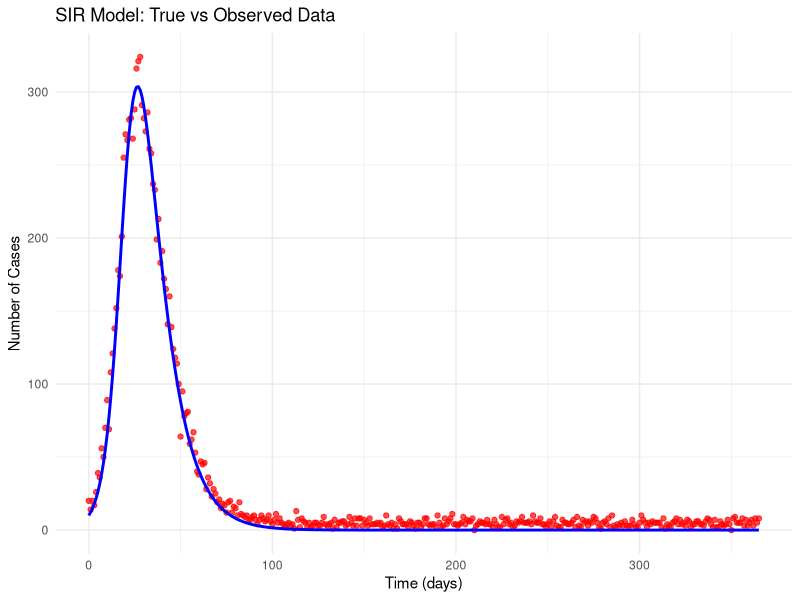
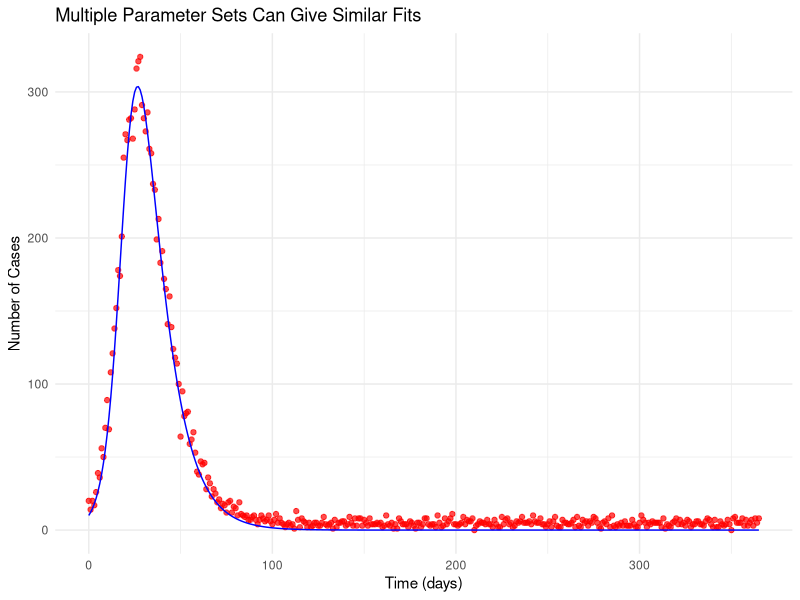
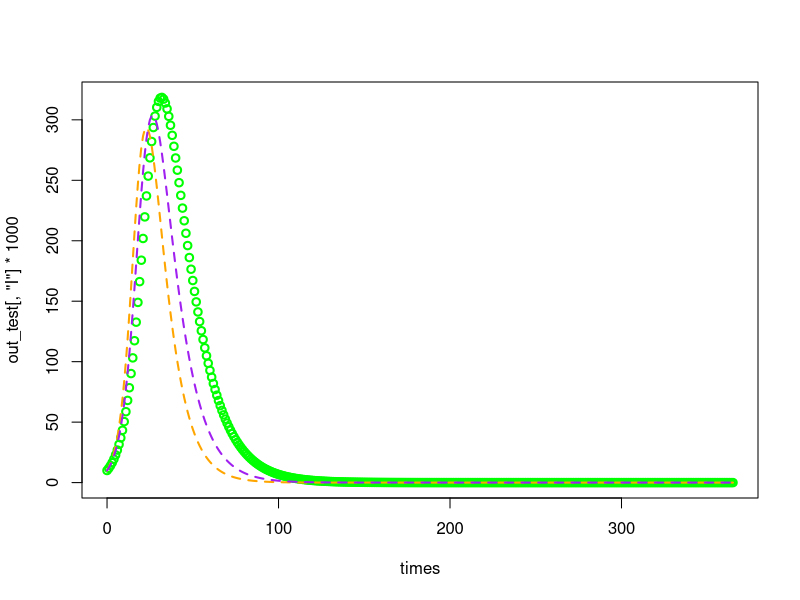

Here is the R script that generated these plots, in order:
## ---- chunk 1
# Load required packages
library(deSolve)
library(ggplot2)

# Define SIR model
sir_model <- function(t, y, params) {
  with(as.list(c(y, params)), {
    dS <- -beta * S * I
    dI <- beta * S * I - gamma * I
    dR <- gamma * I
    list(c(dS, dI, dR))
  })
}

# Generate synthetic data
set.seed(42)
true_params <- c(beta = 0.3, gamma = 0.1)
init_conds <- c(S = 0.99, I = 0.01, R = 0)
times <- seq(0, 365, by = 1)

# Simulate true model
out <- ode(y = init_conds, times = times, func = sir_model, parms = true_params)
true_cases <- out[,"I"] * 1000  # Scale to cases

# Add noise
observed_cases <- rpois(length(times), true_cases + 5)

# Plot
plot_data <- data.frame(
  time = times,
  observed = observed_cases,
  true_model = true_cases
)

ggplot(plot_data, aes(x = time)) +
  geom_point(aes(y = observed), color = "red", alpha = 0.7) +
  geom_line(aes(y = true_model), color = "blue", size = 1) +
  labs(x = "Time (days)", y = "Number of Cases",
       title = "SIR Model: True vs Observed Data") +
  theme_minimal()
## ---- chunk 2
# Define objective function
sse_function <- function(params, data) {
  beta <- params[1]
  gamma <- params[2]
  
  # Simulate model
  out <- ode(
    y = init_conds,
    times = data$time,
    func = sir_model,
    parms = c(beta = beta, gamma = gamma)
  )
  
  # Calculate sum of squared errors
  predicted <- out[, "I"] * 1000
  sse <- sum((data$observed - predicted)^2)
  
  return(sse)
}

# Prepare data
data <- data.frame(time = times, observed = observed_cases)

# Test different parameter values
test_params <- expand.grid(
  beta = seq(0.1, 0.5, length.out = 10),
  gamma = seq(0.05, 0.2, length.out = 10)
)

# Calculate SSE for each combination
for(i in 1:nrow(test_params)){
  test_params$sse[i] <- sse_function(
    c(
      test_params[i, 1],
      test_params[i, 2]
    ),
    data
  )
}

# Find minimum
best_idx <- which.min(test_params$sse)
best_params <- test_params[best_idx, ]
cat("True parameters: Beta =", true_params[1], ", Gamma =", true_params[2])
cat("Best fit parameters: Beta =", round(best_params$beta, 3), ", Gamma =", round(best_params$gamma, 3), "\n")
## ---- chunk 3
# Show how different parameter combinations can give similar fits
param_combos <- data.frame(
  beta = c(0.25, 0.35, 0.30),
  gamma = c(0.08, 0.12, 0.10),
  label = c("Low β, Low γ", "High β, High γ", "True")
)

# Plot different fits
ggplot(plot_data, aes(x = time)) +
  geom_point(aes(y = observed), color = "red", alpha = 0.7) +
  geom_line(aes(y = true_model), color = "blue", linetype = 1) +
  labs(x = "Time (days)", y = "Number of Cases",
       title = "Multiple Parameter Sets Can Give Similar Fits") +
  theme_minimal()

# Add lines for different parameter combinations
out_test <- ode(
    y = init_conds,
    times = times,
    func = sir_model,
    parms = c(beta = param_combos$beta[1],
              gamma = param_combos$gamma[1]
    ))

plot(times, out_test[, "I"] * 1000,
     col = c("green", "orange", "purple")[1],
     lty = 2, lwd = 2
)

for(i in 2:nrow(param_combos)) {
  out_test <- ode(
    y = init_conds,
    times = times,
    func = sir_model,
    parms = c(beta = param_combos$beta[i],
              gamma = param_combos$gamma[i]
    ))
  lines(times, out_test[, "I"] * 1000,
        col = c("green", "orange", "purple")[i],
        lty = 2, lwd = 2
  )
}
